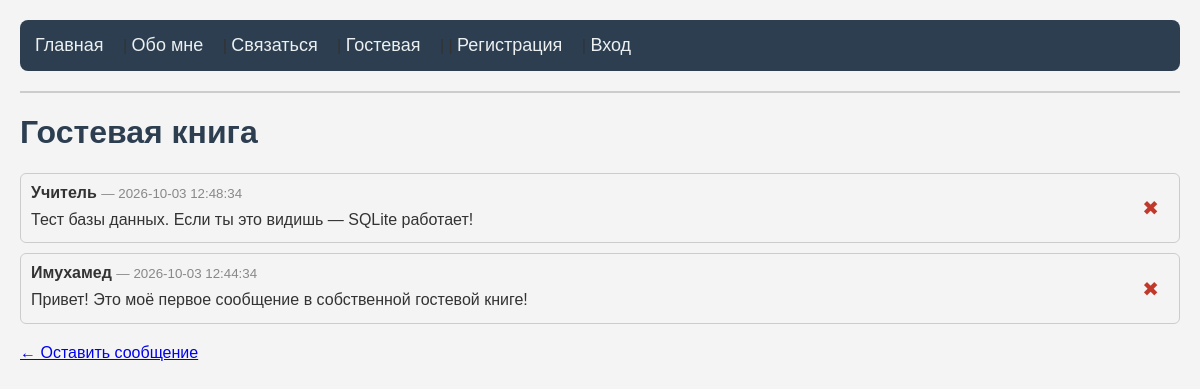
The app's page /messages, older data.
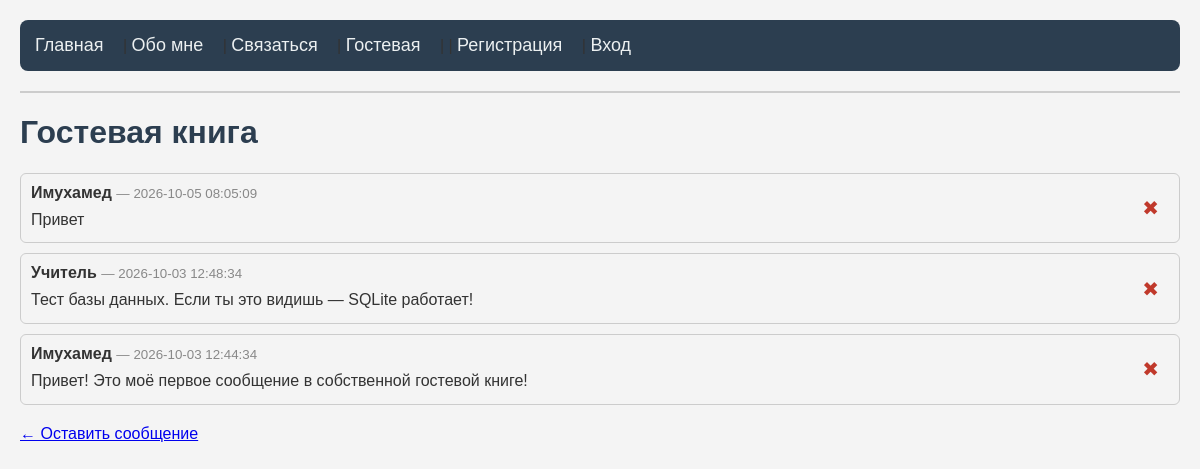
The same page, newer data.
### tables this page shows
CREATE TABLE messages (
 id INTEGER PRIMARY KEY AUTOINCREMENT,
  name TEXT NOT NULL,
  message TEXT NOT NULL,
   created_at TEXT DEFAULT CURRENT_TIMESTAMP
   );

### app.py (the view)
@app.route('/messages')
def messages():
    conn = get_db()
    rows = conn.execute("SELECT * FROM messages ORDER BY id DESC").fetchall()
    conn.close()
    return render_template('messages.html', messages=rows)

### app.py (called while the page is built)
def get_db():
    conn = sqlite3.connect(DB)
    conn.row_factory = sqlite3.Row
    return conn

### templates/messages.html (shortened to what this page needs)
{% extends "base.html" %}
{% block content %}
    <h1>Гостевая книга</h1>
    {% if messages %}
        {% for msg in messages %}
            <div style="border:1px solid #ccc; padding:10px; margin-bottom:10px; border-radius:6px; display:flex; justify-content:space-between; align-items:center;">
                <div>
                    <strong>{{ msg['name'] }}</strong>
                    <small style="color:#888;"> — {{ msg['created_at'] }}</small>
                    <p style="margin:5px 0 0 0;">{{ msg['message'] }}</p>
                </div>
                <a href="/delete/{{ msg['id'] }}"
                   style="color:#c0392b; text-decoration:none; font-size:20px; padding:5px 10px;"
                   onclick="return confirm('Удалить это сообщение?');">
                   ✖
                </a>
            </div>
        {% endfor %}
    {% else %}
        <p>Пока сообщений нет. <a href="/contact">Оставьте первое!</a></p>
    {% endif %}
    <p><a href="/contact">← Оставить сообщение</a></p>
{% endblock %}

### templates/base.html (shortened to what this page needs)
<!DOCTYPE html>
<html>
<head>
	<title>{% block title %}Мой сайт{% endblock %}</title>                                                      	<link rel="stylesheet" href="{{ url_for('static', filename='style.css') }}">
</head>
<body>
    <nav>
    <a href="/">Главная</a> |
    <a href="/about">Обо мне</a> |
    <a href="/contact">Связаться</a> |
    <a href="/messages">Гостевая</a> |
    {% if session.user_id %}
        | <a href="/profile">Привет, {{ session.username }}!</a> |
        <a href="/logout">Выйти</a>
    {% else %}
        | <a href="/register">Регистрация</a> |
        <a href="/login">Вход</a>
    {% endif %}
 </nav>
    <hr>
    {% block content %}{% endblock %}
</body>
</html>

### static/style.css (style rules this page uses)
body { font-family: Arial, sans-serif; background-color: #f4f4f4; color: #333; margin: 0; padding: 20px; }
nav { background-color: #2c3e50; padding: 15px; border-radius: 8px; margin-bottom: 20px; }
nav a { color: #ecf0f1; text-decoration: none; font-size: 18px; margin-right: 15px; }
h1 { color: #2c3e50; font-size: 32px; }
p { font-size: 16px; line-height: 1.6; }
hr { border: 1px solid #ccc; margin: 20px 0; }

Row changes from the older to the newer data that the page shows:
added messages: name "Имухамед", created_at "2026-10-05 08:05:09", message "Привет"
